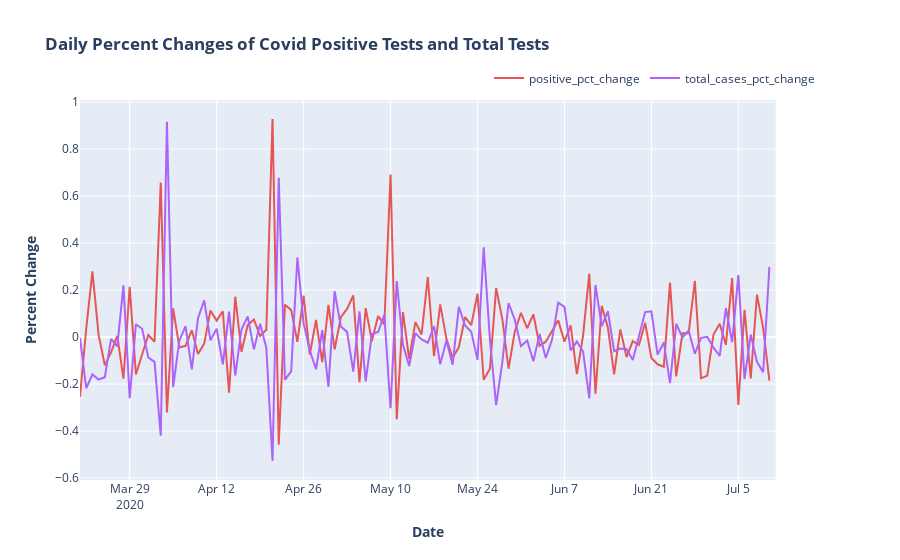

Notebook code for this chart:
### Code cell
fig = make_subplots(specs=[[{"secondary_y": True}]])

fig.add_trace(
    go.Scatter(x=date
               ,y=positive_pct_change
               ,name="positive_pct_change"
               ,marker_color=px.colors.qualitative.T10[2]),
    secondary_y=False,
)
fig.add_trace(
    go.Scatter(x=date
               ,y=total_cases_pct_change
               ,name="total_cases_pct_change"
               ,marker_color=px.colors.qualitative.Plotly[3]),
    secondary_y=False,
)


# Add figure title
fig.update_layout(
    title_text="<b>Daily Percent Changes of Covid Positive Tests and Total Tests</b>"
)

# Set x-axis title
fig.update_xaxes(title_text="<b>Date</b>")

# Set y-axes titles
fig.update_yaxes(title_text="<b>Percent Change</b>", secondary_y=False)
# fig.update_yaxes(title_text="<b>% Change</b>", secondary_y=True)

# Change the bar mode
fig.update_layout(barmode='stack')

# Customize aspect
fig.update_traces(
#                   marker_color='rgb(158,202,225)'
#                   , marker_line_color='rgb(8,48,107)',
                  marker_line_width=.01)
#                   ,opacity=0.6)

#update legend
fig.update_layout(legend=dict(
    orientation="h",
    yanchor="bottom",
    y=1.02,
    xanchor="right",
    x=1
))

fig.show()
